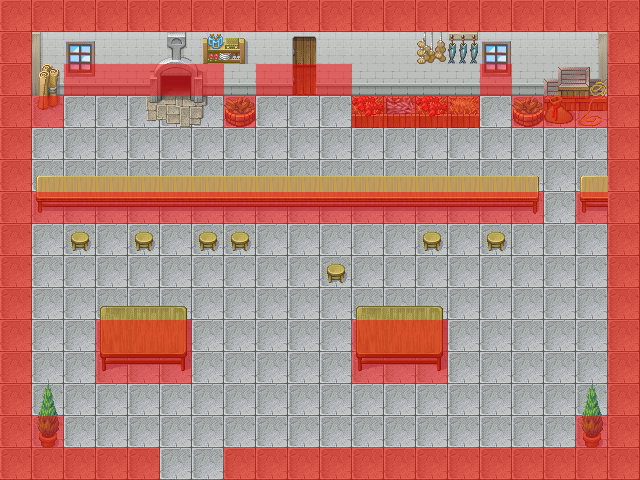

The image is a tile-based game level rendered from a .tmx file. Its description and source (layers, tilesets, objects; grid data summarised) follow:
An orthogonal 20x15 tile map with 32x32 px tiles, 5 tile layers (ground, layer2, layer3, layer4, ...), 3 tilesets and 1 object (door).

<map version="1.0" orientation="orthogonal" width="20" height="15" tilewidth="32" tileheight="32">
 <properties>
  <property name="spawnX" value="6" />
  <property name="spawnY" value="13" />
 </properties>
 <tileset firstgid="1" source="../../tilesets/land.tsx" />
 <tileset firstgid="369" source="../../tilesets/col.tsx" />
 <tileset firstgid="411" name="PortTown2" tilewidth="32" tileheight="32">
  <image source="../../../imgs/PortTown2.png" width="256" height="672" />
  <tile id="0">
   <properties>
    <property name="down" value="false" />
    <property name="left" value="false" />
    <property name="right" value="false" />
    <property name="type" value="in" />
    <property name="up" value="true" />
   </properties>
  </tile>
  <tile id="1">
   <properties>
    <property name="down" value="false" />
    <property name="left" value="false" />
    <property name="right" value="true" />
    <property name="type" value="in" />
    <property name="up" value="false" />
   </properties>
  </tile>
  <tile id="2">
   <properties>
    <property name="down" value="false" />
    <property name="left" value="false" />
    <property name="right" value="false" />
    <property name="type" value="solid" />
    <property name="up" value="false" />
   </properties>
  </tile>
  <tile id="3">
   <properties>
    <property name="down" value="false" />
    <property name="left" value="false" />
    <property name="right" value="false" />
    <property name="type" value="solid" />
    <property name="up" value="false" />
   </properties>
  </tile>
  <tile id="4">
   <properties>
    <property name="down" value="false" />
    <property name="left" value="true" />
    <property name="right" value="false" />
    <property name="type" value="in" />
    <property name="up" value="true" />
   </properties>
  </tile>
  <tile id="5">
   <properties>
    <property name="down" value="false" />
    <property name="left" value="false" />
    <property name="right" value="true" />
    <property name="type" value="in" />
    <property name="up" value="true" />
   </properties>
  </tile>
  <tile id="6">
   <properties>
    <property name="down" value="false" />
    <property name="left" value="false" />
    <property name="right" value="false" />
    <property name="type" value="solid" />
    <property name="up" value="false" />
   </properties>
  </tile>
  <tile id="7">
   <properties>
    <property name="down" value="false" />
    <property name="left" value="true" />
    <property name="right" value="false" />
    <property name="type" value="in" />
    <property name="up" value="false" />
   </properties>
  </tile>
  <tile id="8">
   <properties>
    <property name="down" value="true" />
    <property name="left" value="false" />
    <property name="right" value="false" />
    <property name="type" value="in" />
    <property name="up" value="false" />
   </properties>
  </tile>
  <tile id="9">
   <properties>
    <property name="down" value="false" />
    <property name="left" value="false" />
    <property name="right" value="false" />
    <property name="type" value="solid" />
    <property name="up" value="false" />
   </properties>
  </tile>
  <tile id="10">
   <properties>
    <property name="down" value="false" />
    <property name="left" value="false" />
    <property name="right" value="false" />
    <property name="type" value="solid" />
    <property name="up" value="false" />
   </properties>
  </tile>
  <tile id="11">
   <properties>
    <property name="down" value="true" />
    <property name="left" value="true" />
    <property name="right" value="false" />
    <property name="type" value="in" />
    <property name="up" value="false" />
   </properties>
  </tile>
  <tile id="12">
   <properties>
    <property name="down" value="true" />
    <property name="left" value="false" />
    <property name="right" value="true" />
    <property name="type" value="in" />
    <property name="up" value="false" />
   </properties>
  </tile>
  <tile id="13">
   <properties>
    <property name="down" value="false" />
    <property name="left" value="false" />
    <property name="right" value="false" />
    <property name="type" value="solid" />
    <property name="up" value="false" />
   </properties>
  </tile>
  <tile id="14">
   <properties>
    <property name="down" value="false" />
    <property name="left" value="true" />
    <property name="right" value="false" />
    <property name="type" value="solid" />
    <property name="up" value="true" />
   </properties>
  </tile>
  <tile id="15">
   <properties>
    <property name="down" value="false" />
    <property name="left" value="false" />
    <property name="right" value="true" />
    <property name="type" value="solid" />
    <property name="up" value="true" />
   </properties>
  </tile>
  <tile id="16">
   <properties>
    <property name="down" value="false" />
    <property name="left" value="false" />
    <property name="right" value="false" />
    <property name="type" value="solid" />
    <property name="up" value="false" />
   </properties>
  </tile>
  <tile id="17">
   <properties>
    <property name="down" value="false" />
    <property name="left" value="false" />
    <property name="right" value="false" />
    <property name="type" value="solid" />
    <property name="up" value="false" />
   </properties>
  </tile>
  <tile id="18">
   <properties>
    <property name="down" value="false" />
    <property name="left" value="true" />
    <property name="right" value="false" />
    <property name="type" value="out" />
    <property name="up" value="true" />
   </properties>
  </tile>
  <tile id="19">
   <properties>
    <property name="down" value="false" />
    <property name="left" value="false" />
    <property name="right" value="true" />
    <property name="type" value="out" />
    <property name="up" value="true" />
   </properties>
  </tile>
  <tile id="20">
   <properties>
    <property name="down" value="false" />
    <property name="left" value="false" />
    <property name="right" value="false" />
    <property name="type" value="solid" />
    <property name="up" value="false" />
   </properties>
  </tile>
  <tile id="21">
   <properties>
    <property name="down" value="true" />
    <property name="left" value="true" />
    <property name="right" value="false" />
    <property name="type" value="solid" />
    <property name="up" value="false" />
   </properties>
  </tile>
  <tile id="22">
   <properties>
    <property name="down" value="true" />
    <property name="left" value="false" />
    <property name="right" value="true" />
    <property name="type" value="solid" />
    <property name="up" value="false" />
   </properties>
  </tile>
  <tile id="23">
   <properties>
    <property name="down" value="false" />
    <property name="left" value="false" />
    <property name="right" value="false" />
    <property name="type" value="solid" />
    <property name="up" value="false" />
   </properties>
  </tile>
  <tile id="24">
   <properties>
    <property name="down" value="false" />
    <property name="left" value="false" />
    <property name="right" value="false" />
    <property name="type" value="solid" />
    <property name="up" value="false" />
   </properties>
  </tile>
  <tile id="25">
   <properties>
    <property name="down" value="true" />
    <property name="left" value="true" />
    <property name="right" value="false" />
    <property name="type" value="out" />
    <property name="up" value="false" />
   </properties>
  </tile>
  <tile id="26">
   <properties>
    <property name="down" value="true" />
    <property name="left" value="false" />
    <property name="right" value="true" />
    <property name="type" value="out" />
    <property name="up" value="false" />
   </properties>
  </tile>
  <tile id="27">
   <properties>
    <property name="down" value="false" />
    <property name="left" value="false" />
    <property name="right" value="false" />
    <property name="type" value="solid" />
    <property name="up" value="false" />
   </properties>
  </tile>
  <tile id="28">
   <properties>
    <property name="down" value="false" />
    <property name="left" value="false" />
    <property name="right" value="false" />
    <property name="type" value="solid" />
    <property name="up" value="true" />
   </properties>
  </tile>
  <tile id="29">
   <properties>
    <property name="down" value="false" />
    <property name="left" value="false" />
    <property name="right" value="true" />
    <property name="type" value="solid" />
    <property name="up" value="false" />
   </properties>
  </tile>
  <tile id="30">
   <properties>
    <property name="down" value="false" />
    <property name="left" value="false" />
    <property name="right" value="false" />
    <property name="type" value="solid" />
    <property name="up" value="false" />
   </properties>
  </tile>
  <tile id="31">
   <properties>
    <property name="down" value="false" />
    <property name="left" value="false" />
    <property name="right" value="false" />
    <property name="type" value="solid" />
    <property name="up" value="false" />
   </properties>
  </tile>
  <tile id="32">
   <properties>
    <property name="down" value="false" />
    <property name="left" value="false" />
    <property name="right" value="false" />
    <property name="type" value="out" />
    <property name="up" value="true" />
   </properties>
  </tile>
  <tile id="33">
   <properties>
    <property name="down" value="false" />
    <property name="left" value="false" />
    <property name="right" value="true" />
    <property name="type" value="out" />
    <property name="up" value="false" />
   </properties>
  </tile>
  <tile id="34">
   <properties>
    <property name="down" value="false" />
    <property name="left" value="false" />
    <property name="right" value="false" />
    <property name="type" value="solid" />
    <property name="up" value="false" />
   </properties>
  </tile>
  <tile id="35">
   <properties>
    <property name="down" value="false" />
    <property name="left" value="true" />
    <property name="right" value="false" />
    <property name="type" value="solid" />
    <property name="up" value="false" />
   </properties>
  </tile>
  <tile id="36">
   <properties>
    <property name="down" value="true" />
    <property name="left" value="false" />
    <property name="right" value="false" />
    <property name="type" value="solid" />
    <property name="up" value="false" />
   </properties>
  </tile>
  <tile id="37">
   <properties>
    <property name="down" value="false" />
    <property name="left" value="false" />
    <property name="right" value="false" />
    <property name="type" value="solid" />
    <property name="up" value="false" />
   </properties>
  </tile>
  <tile id="38">
   <properties>
    <property name="down" value="false" />
    <property name="left" value="false" />
    <property name="right" value="false" />
    <property name="type" value="solid" />
    <property name="up" value="false" />
   </properties>
  </tile>
  <tile id="39">
   <properties>
    <property name="down" value="false" />
    <property name="left" value="true" />
    <property name="right" value="false" />
    <property name="type" value="out" />
    <property name="up" value="false" />
   </properties>
  </tile>
  <tile id="40">
   <properties>
    <property name="down" value="true" />
    <property name="left" value="false" />
    <property name="right" value="false" />
    <property name="type" value="out" />
    <property name="up" value="false" />
   </properties>
  </tile>
  <tile id="41">
   <properties>
    <property name="down" value="true" />
    <property name="left" value="true" />
    <property name="right" value="true" />
    <property name="type" value="solid" />
    <property name="up" value="true" />
   </properties>
  </tile>
 </tileset>
 <layer name="ground" width="20" height="15">
  <data>[300 cells, 300 non-empty, 1 distinct tile ids]</data>
 </layer>
 <layer name="layer2" width="20" height="15">
  <data>[300 cells, 36 non-empty, 6 distinct tile ids]</data>
 </layer>
 <layer name="layer3" width="20" height="15">
  <data>[300 cells, 68 non-empty, 37 distinct tile ids]</data>
 </layer>
 <layer name="layer4" width="20" height="15">
  <data>[300 cells, 89 non-empty, 8 distinct tile ids]</data>
 </layer>
 <layer name="col" width="20" height="15">
  <data>[300 cells, 113 non-empty, 1 distinct tile ids]</data>
 </layer>
 <objectgroup name="doors" width="20" height="15">
  <object name="island_1" type="door" x="160" y="480" width="64" height="32">
   <properties>
    <property name="island" value="0" />
    <property name="map" value="0" />
    <property name="x" value="196" />
    <property name="y" value="281" />
   </properties>
  </object>
 </objectgroup>
</map>
